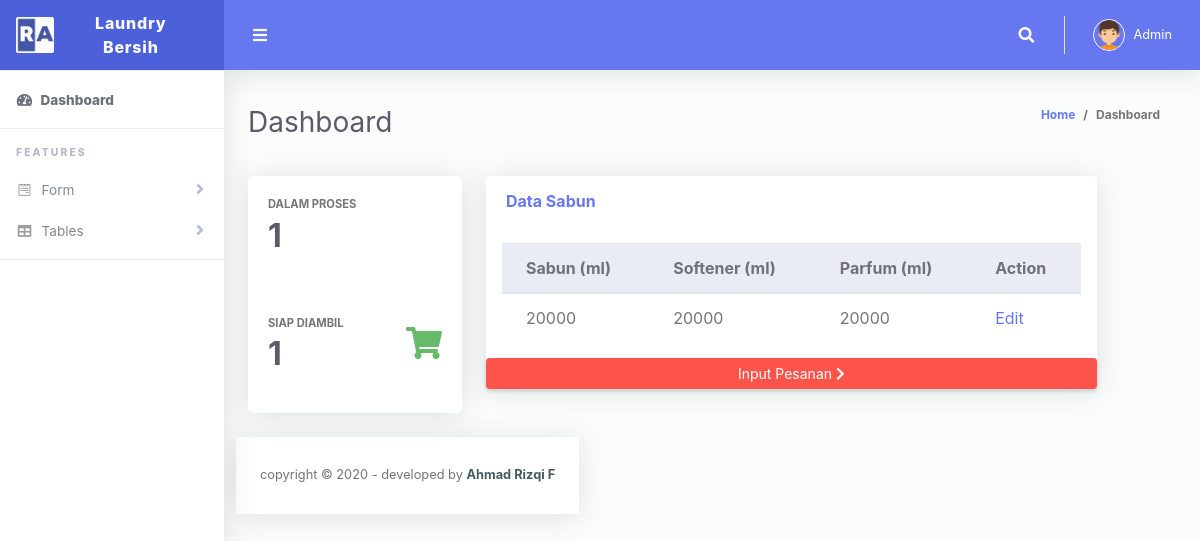
The page /lama/index.php on the database its author committed.
### tables this page shows
CREATE TABLE `t_sabun` (
  `id_sabun` int(11) NOT NULL,
  `sabun` int(5) NOT NULL,
  `softener` int(5) NOT NULL,
  `parfum` int(5) NOT NULL
);

### lama/index.php (the view, shortened to what this page needs)
<!DOCTYPE html>
<html lang="en">
<head>
  <link href="vendor/fontawesome-free/css/all.min.css" rel="stylesheet" type="text/css">
  <link href="vendor/bootstrap/css/bootstrap.min.css" rel="stylesheet" type="text/css">
  <link href="css/ruang-admin.min.css" rel="stylesheet">
</head>
<body id="page-top">
  <div id="wrapper">
    <ul class="navbar-nav sidebar sidebar-light accordion" id="accordionSidebar">
      <a class="sidebar-brand d-flex align-items-center justify-content-center" href="index.php">
        <div class="sidebar-brand-icon">
          <img src="img/logo/logo2.png">
        </div>
        <div class="sidebar-brand-text mx-3">Laundry Bersih</div>
      </a>
      <hr class="sidebar-divider my-0">
      <li class="nav-item active">
        <a class="nav-link" href="index.php">
          <i class="fas fa-fw fa-tachometer-alt"></i>
          <span>Dashboard</span></a>
      </li>
      <hr class="sidebar-divider">
      <div class="sidebar-heading">
        Features
      </div>
      <li class="nav-item">
        <a class="nav-link collapsed" href="#" data-toggle="collapse" data-target="#collapseForms" aria-expanded="true"
          aria-controls="collapseForms">
          <i class="fab fa-fw fa-wpforms"></i>
          <span>Form</span>
        </a>
      </li>
      <li class="nav-item">
        <a class="nav-link collapsed" href="#" data-toggle="collapse" data-target="#collapseTable" aria-expanded="true"
          aria-controls="collapseTable">
          <i class="fas fa-fw fa-table"></i>
          <span>Tables</span>
        </a>
      </li>
      <hr class="sidebar-divider">
    </ul>
    <div id="content-wrapper" class="d-flex flex-column">
      <div id="content">
        <nav class="navbar navbar-expand navbar-light bg-navbar topbar mb-4 static-top">
          <button id="sidebarToggleTop" class="btn btn-link rounded-circle mr-3">
            <i class="fa fa-bars"></i>
          </button>
          <ul class="navbar-nav ml-auto">
            <li class="nav-item dropdown no-arrow">
              <a class="nav-link dropdown-toggle" href="#" id="searchDropdown" role="button" data-toggle="dropdown"
                aria-haspopup="true" aria-expanded="false">
                <i class="fas fa-search fa-fw"></i>
              </a>
            </li>
            <li class="nav-item dropdown no-arrow">
              <a class="nav-link dropdown-toggle" href="#" id="userDropdown" role="button" data-toggle="dropdown"
                aria-haspopup="true" aria-expanded="false">
                <img class="img-profile rounded-circle" src="img/boy.png" style="max-width: 60px">
                <span class="ml-2 d-none d-lg-inline text-white small">Admin</span>
              </a>
            </li>
          </ul>
        </nav>
        <div class="container-fluid" id="container-wrapper">
          <div class="d-sm-flex align-items-center justify-content-between mb-4">
            <h1 class="h3 mb-0 text-gray-800">Dashboard</h1>
            <ol class="breadcrumb">
              <li class="breadcrumb-item"><a href="./">Home</a></li>
              <li class="breadcrumb-item active" aria-current="page">Dashboard</li>
            </ol>
          </div>
          <div class="row mb-3">
            <?php
            include 'libs/conn.php';
            $data = MySQLi_query($mysqli,"SELECT COUNT(status) from t_masuk where status='Dalam Proses'");
            $d = mysqli_fetch_array($data)
            ?>
            <div class="col-xl-3 col-md-6 mb-4">
              <div class="card h-100">
                <div class="card-body">
                  <div class="row no-gutters align-items-center">
                    <div class="col mr-2">
                      <div class="text-xs font-weight-bold text-uppercase mb-1">Dalam Proses</div>
                      <div class="h2 mb-0 font-weight-bold text-gray-800"><?php echo $d['COUNT(status)']; ?></div>
                    </div>
                  </div>
                </div>
                <div class="card-body">
                  <div class="row no-gutters align-items-center">
                    <div class="col mr-2">
                      <div class="text-xs font-weight-bold text-uppercase mb-1">Siap Diambil</div>
                      <div class="h2 mb-0 font-weight-bold text-gray-800"><?php echo $d['COUNT(status)']; ?></div>
                    </div>
                    <div class="col-auto">
                      <i class="fas fa-shopping-cart fa-2x text-success"></i>
                    </div>
                  </div>
                </div>
              </div>
            </div>
            <div class="col-xl-8 col-lg-7 mb-4">
              <div class="card mb-4">
                  <div class="card-header py-3 d-flex flex-row align-items-center justify-content-between">
                  <h6 class="m-0 font-weight-bold text-primary">Data Sabun</h6>
                </div>
                <div class="table-responsive p-3">
                  <table class="table align-items-center table-flush" id="dataTable">
                    <thead class="thead-light">
                      <tr>
                        <th>Sabun (ml)</th>
                        <th>Softener (ml)</th>
                        <th>Parfum (ml)</th>
                        <th>Action</th>
                      </tr>
                    </thead>
                    <?php
  include 'libs/conn.php';
  $data = MySQLi_query($mysqli,"SELECT * from t_sabun");
  while ($d = mysqli_fetch_array($data)){
  ?>
  <tr>
    <td><?php echo $d['sabun']; ?></td>
    <td><?php echo $d['softener']; ?></td>
    <td><?php echo $d['parfum']; ?></td>
    <td><a href="e_sabun.php?id=<?php echo $d['sabun']?>" class="btn1">Edit</a>
  </tr>
<?php }
?>
                  </table>
                </div>
                <a class="m-0 float-right btn btn-danger btn-sm" href="f_masuk.php">Input Pesanan <i
                      class="fas fa-chevron-right"></i></a>
              </div>
            </div>
      <footer class="sticky-footer bg-white">
        <div class="container my-auto">
          <div class="copyright text-center my-auto">
            <span>copyright &copy; 2020 - developed by
              <b><a href="" >Ahmad Rizqi F</a></b>
            </span>
          </div>
        </div>
      </footer>
    </div>
  </div>
</body>
</html>

### rows shown on the page
t_sabun: sabun "20000", softener "20000", parfum "20000"

### other values the page prints
$d['COUNT(status)'] "1"
